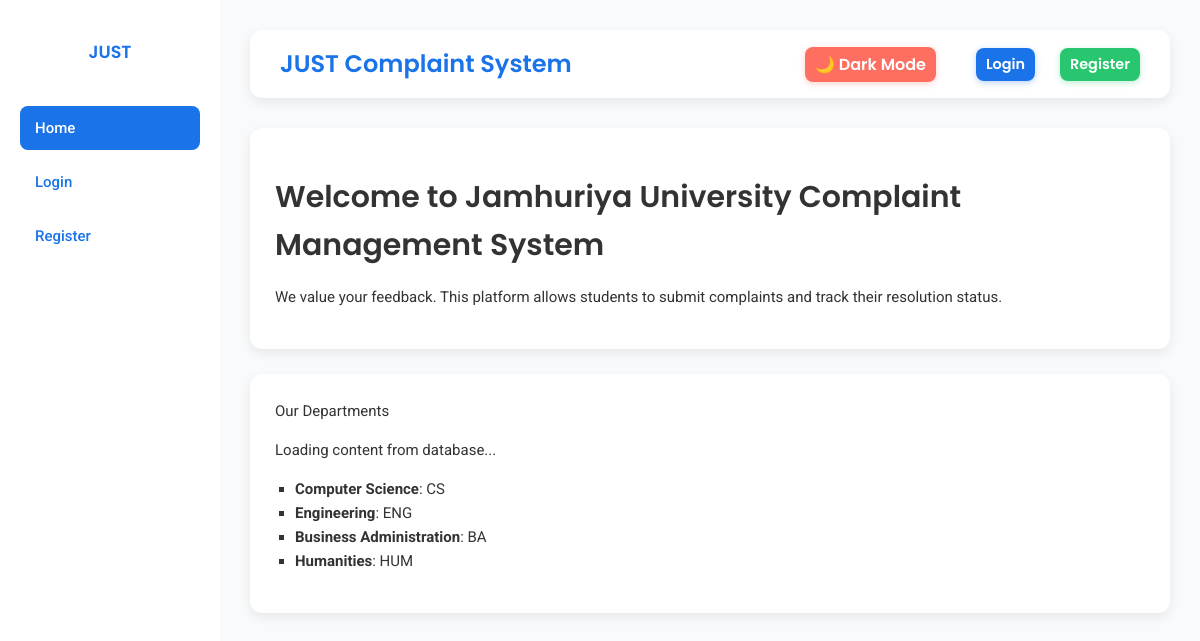
The page / on the database its author committed.
### tables this page shows
CREATE TABLE IF NOT EXISTS `departments` (
  `id` int(11) NOT NULL AUTO_INCREMENT,
  `name` varchar(100) NOT NULL,
  `code` varchar(20) NOT NULL,
  `created_at` timestamp NOT NULL DEFAULT current_timestamp(),
  PRIMARY KEY (`id`)
);

### index.php (the view)
<?php
include 'includes/db_connect.php';
include 'includes/header.php';
?>
<div class="wrapper">
    <?php include 'includes/sidebar.php'; ?>
    <div class="content">
        <?php include 'includes/navbar.php'; ?>
        <div class="main-content">
            <div class="card">
                <h1>Welcome to Jamhuriya University Complaint Management System</h1>
                <p>We value your feedback. This platform allows students to submit complaints and track their resolution
                    status.</p>
            </div>
            <div class="card">
                <div class="card-header">
                    Our Departments
                </div>
                <p>Loading content from database...</p>
                <ul style="list-style: square; padding-left: 20px; margin-top: 15px;">
                    <?php
                    $sql = "SELECT name, code FROM departments";
                    $result = $conn->query($sql);
                    if ($result->num_rows > 0) {
                        while ($row = $result->fetch_assoc()) {
                            echo "<li><strong>" . htmlspecialchars($row["name"]) . "</strong>: " . htmlspecialchars($row["code"]) . "</li>";
                        }
                    } else {
                        echo "<li>No departments found.</li>";
                    }
                    ?>
                </ul>
            </div>
        </div>
    </div>
</div>
<?php include 'includes/footer.php'; ?>

### assets/css/style.css (style rules this page uses)
:root { --primary-color: #1A73E8; --primary-hover: #155bb5; --secondary-bg: #F9FAFB; --accent-color: #FF6F61; --accent-hover: #e65b50; --success-color: #28C76F; --warning-color: #FFA500; --danger-color: #FF4C4C; --text-color: #333333; --text-light: #FFFFFF; --card-bg: #FFFFFF; --sidebar-bg: #1E1E2F; --sidebar-text: #E0E0E0; --border-color: #E0E0E0; --border-radius: 12px; --input-radius: 8px; --box-shadow: 0 4px 12px rgba(0, 0, 0, 0.08); --hover-transform: translateY(-3px); --font-heading: 'Poppins', sans-serif; --font-body: 'Roboto', sans-serif; }
* { box-sizing: border-box; }
body { font-family: var(--font-body); background-color: var(--secondary-bg); color: var(--text-color); margin: 0; line-height: 1.6; font-size: 15px; }
h1, h2, h3, h4, h5, h6 { font-family: var(--font-heading); font-weight: 600; margin-bottom: 1rem; color: inherit; }
.wrapper { display: flex; width: 100%; min-height: 100vh; }
.content { width: 100%; margin-left: 220px; padding: 30px; transition: all 0.3s; display: flex; flex-direction: column; }
.card { background: var(--card-bg); padding: 25px; margin-bottom: 25px; border-radius: var(--border-radius); box-shadow: var(--box-shadow); border: none; transition: transform 0.3s ease, box-shadow 0.3s ease; }

### rows shown on the page
departments: name "Computer Science", code "CS"
departments: name "Engineering", code "ENG"
departments: name "Business Administration", code "BA"
departments: name "Humanities", code "HUM"
